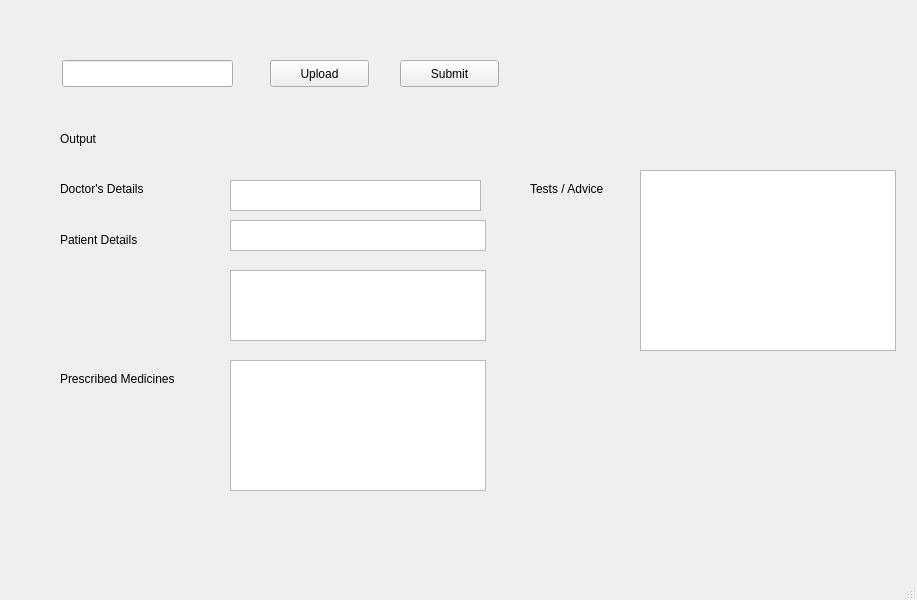
<?xml version="1.0" encoding="UTF-8"?>
<ui version="4.0">
 <class>MainWindow</class>
 <widget class="QMainWindow" name="MainWindow">
  <property name="geometry">
   <rect>
    <x>0</x>
    <y>0</y>
    <width>917</width>
    <height>600</height>
   </rect>
  </property>
  <property name="windowTitle">
   <string>MainWindow</string>
  </property>
  <widget class="QWidget" name="centralwidget">
   <widget class="QPushButton" name="uploadButton">
    <property name="geometry">
     <rect>
      <x>270</x>
      <y>60</y>
      <width>99</width>
      <height>27</height>
     </rect>
    </property>
    <property name="text">
     <string>Upload</string>
    </property>
   </widget>
   <widget class="QPushButton" name="submitButton">
    <property name="geometry">
     <rect>
      <x>400</x>
      <y>60</y>
      <width>99</width>
      <height>27</height>
     </rect>
    </property>
    <property name="text">
     <string>Submit</string>
    </property>
   </widget>
   <widget class="QLabel" name="label">
    <property name="geometry">
     <rect>
      <x>60</x>
      <y>130</y>
      <width>68</width>
      <height>17</height>
     </rect>
    </property>
    <property name="text">
     <string>Output</string>
    </property>
   </widget>
   <widget class="QLineEdit" name="lineEdit">
    <property name="geometry">
     <rect>
      <x>62</x>
      <y>60</y>
      <width>171</width>
      <height>27</height>
     </rect>
    </property>
   </widget>
   <widget class="QLabel" name="label_2">
    <property name="geometry">
     <rect>
      <x>60</x>
      <y>180</y>
      <width>111</width>
      <height>17</height>
     </rect>
    </property>
    <property name="text">
     <string>Doctor's Details</string>
    </property>
   </widget>
   <widget class="QTextBrowser" name="DD">
    <property name="geometry">
     <rect>
      <x>230</x>
      <y>180</y>
      <width>251</width>
      <height>31</height>
     </rect>
    </property>
   </widget>
   <widget class="QLabel" name="label_3">
    <property name="geometry">
     <rect>
      <x>60</x>
      <y>230</y>
      <width>101</width>
      <height>20</height>
     </rect>
    </property>
    <property name="text">
     <string>Patient Details</string>
    </property>
   </widget>
   <widget class="QTextBrowser" name="PD">
    <property name="geometry">
     <rect>
      <x>230</x>
      <y>220</y>
      <width>256</width>
      <height>31</height>
     </rect>
    </property>
   </widget>
   <widget class="QLabel" name="label_4">
    <property name="geometry">
     <rect>
      <x>60</x>
      <y>370</y>
      <width>151</width>
      <height>17</height>
     </rect>
    </property>
    <property name="text">
     <string>Prescribed Medicines</string>
    </property>
   </widget>
   <widget class="QTextBrowser" name="PD1">
    <property name="geometry">
     <rect>
      <x>230</x>
      <y>270</y>
      <width>256</width>
      <height>71</height>
     </rect>
    </property>
   </widget>
   <widget class="QTextBrowser" name="PM">
    <property name="geometry">
     <rect>
      <x>230</x>
      <y>360</y>
      <width>256</width>
      <height>131</height>
     </rect>
    </property>
   </widget>
   <widget class="QLabel" name="label_5">
    <property name="geometry">
     <rect>
      <x>530</x>
      <y>180</y>
      <width>101</width>
      <height>17</height>
     </rect>
    </property>
    <property name="text">
     <string>Tests / Advice</string>
    </property>
   </widget>
   <widget class="QTextBrowser" name="TA">
    <property name="geometry">
     <rect>
      <x>640</x>
      <y>170</y>
      <width>256</width>
      <height>181</height>
     </rect>
    </property>
   </widget>
  </widget>
  <widget class="QMenuBar" name="menubar">
   <property name="geometry">
    <rect>
     <x>0</x>
     <y>0</y>
     <width>917</width>
     <height>25</height>
    </rect>
   </property>
  </widget>
  <widget class="QStatusBar" name="statusbar"/>
 </widget>
 <resources/>
 <connections/>
</ui>
